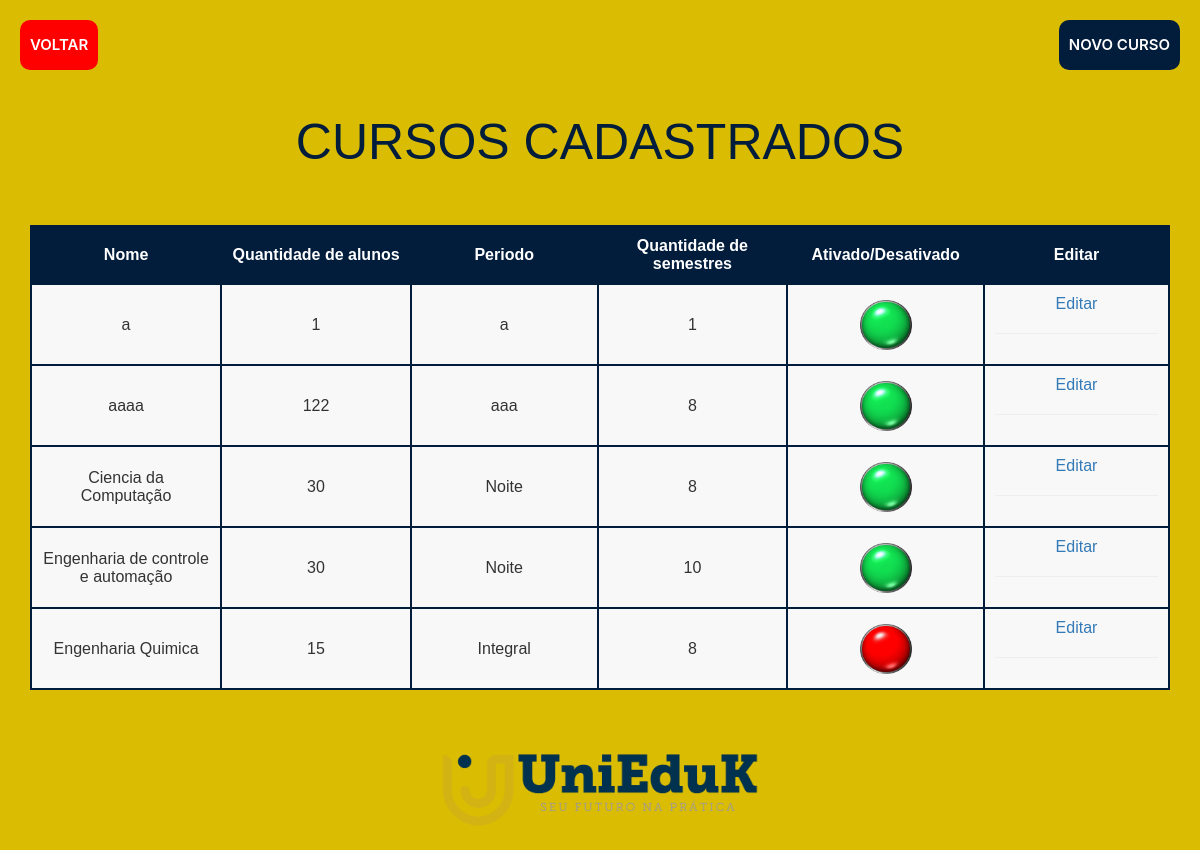
/listaCursos.php, run on the app's committed database.
### tables this page shows
CREATE TABLE `curso` (
  `id` int(11) NOT NULL,
  `nome` varchar(50) NOT NULL,
  `quantidadeAluno` int(11) NOT NULL,
  `periodo` varchar(50) NOT NULL,
  `qtdSemestre` int(11) NOT NULL,
  `statusCurso` int(11) NOT NULL
);

### web/listaCursos.php (the view, shortened to what this page needs)
<?php
include_once("conexao.php");
$result_veiculos = "SELECT * FROM curso ORDER BY nome ASC";
$result_veiculos = mysqli_query ($conn, $result_veiculos);
?>
<html lang="pt-br">
<head>
<link rel="stylesheet" href="https://netdna.bootstrapcdn.com/bootstrap/3.1.1/css/bootstrap.min.css">
<link rel="stylesheet" href="../TCC/CSS/listagem.css">
</head>
<body>
    <div class="buttonExitLoc">
        <button class="button-exit" onclick="history.back()">VOLTAR</button>
    </div>
    <div class="buttonCadastroLoc">
        <button class="button-novoCurso" onclick="location.href='../TCC/cadastrarCurso.php';">NOVO CURSO</button>
    </div>
    <header>
        <h1>CURSOS CADASTRADOS</h1>
    </header>
    <div class="container-fluid inner">
        <table class="tableizer-table">
            <tr class="tableizer-firstrow">
                <th>Nome</th>
                <th>Quantidade de alunos</th>
                <th>Periodo</th>
                <th>Quantidade de semestres</th>
                <th>Ativado/Desativado</th>
                <th>Editar</th>
            </tr>
            <?php
                while($row_veiculo = mysqli_fetch_assoc($result_veiculos)){
                    ?>
                    <tr>
                        <td><?php echo   $row_veiculo['nome'] ;?></td>
                        <td><?php echo  $row_veiculo['quantidadeAluno'] ;?></td>
                        <td><?php echo   $row_veiculo['periodo'] ;?></td>
                        <td><?php echo   $row_veiculo['qtdSemestre'] ;?></td>
                        <td><img height="50px" src="<?php echo  $row_veiculo['statusCurso'] ;?>.gif"/></td>
                        <td><?php echo "<a href='../TCC/editCurso.php?id=" . $row_veiculo['id'] . "'>Editar</a><br><hr>" ;?></td>
                    </tr>
                        <?php
                }?>
        </table>
    </div>
    <footer>
        <div class="logo">
            <img src="imagens/logo.png" id="logo" alt="UNIFAJ" />
        </div>
    </footer>
</body>

### web/CSS/listagem.css (style rules this page uses)
body { font: 400 16px 'Muli', sans-serif !important; margin: 0; padding: 0; background-color: #dabd03; }
header { margin: 0; max-width: 100%; padding: 5px; text-align: center; overflow: auto; }
#logo { width: 30%; text-align: center; }
.logo { text-align: center; }
h1 { text-align: center; font-size: 50px; color: #021c3c; }
.inner { padding: 30px; }
table { margin: 10px auto; }
table > tbody > tr.tableizer-firstrow > th { padding: 10px; background: #021c3c; border: 2px solid #021c3c; color: white; text-align: center; }
body > div.container-fluid.inner > table > tbody > tr > td { border: 2px solid #021c3c; width: 200px; padding: 10px; background: #f8f8f8; text-align: center; }
.buttonExitLoc { position: relative; margin: 20px; }
.buttonCadastroLoc { position:absolute; text-align: center; right: 20px; top: 20px; }
.button-exit { align-items: center; background-color: #ff0000; border: 0; border-radius: 10px; box-sizing: border-box; color: #ffffff; cursor: pointer; display: inline-flex; font-family: -apple-system, system-ui, system-ui, "Segoe UI", Roboto, "Helvetica Neue", "Fira Sans", Ubuntu, Oxygen, "Oxygen Sans", Cantarell, "Droid Sans", "Apple Color Emoji", "Segoe UI Emoji", "Segoe UI Symbol", "Lucida Grande", Helvetica, Arial, sans-serif; font-size: 15px; font-weight: 600; justify-content: center; line-height: 50px; max-width: 480px; min-height: 40px; min-width: 0px; overflow: hidden; padding: 0px; padding-left: 10px; padding-right: 10px; text-align: center; touch-action: manipulation; transition: background-color 0.167s cubic-bezier(0.4, 0, 0.2, 1) 0s, box-shadow 0.167s cubic-bezier(0.4, 0, 0.2, 1) 0s, color 0.167s cubic-bezier(0.4, 0, 0.2, 1) 0s; user-select: none; -webkit-user-select: none; vertical-align: middle; }
.button-novoCurso { align-items: center; background-color: #021c3c; border: 0; border-radius: 10px; box-sizing: border-box; color: #ffffff; cursor: pointer; display: inline-flex; font-family: -apple-system, system-ui, system-ui, "Segoe UI", Roboto, "Helvetica Neue", "Fira Sans", Ubuntu, Oxygen, "Oxygen Sans", Cantarell, "Droid Sans", "Apple Color Emoji", "Segoe UI Emoji", "Segoe UI Symbol", "Lucida Grande", Helvetica, Arial, sans-serif; font-size: 15px; font-weight: 600; justify-content: center; line-height: 50px; max-width: 480px; min-height: 40px; min-width: 0px; overflow: hidden; padding: 0px; padding-left: 10px; padding-right: 10px; text-align: center; touch-action: manipulation; transition: background-color 0.167s cubic-bezier(0.4, 0, 0.2, 1) 0s, box-shadow 0.167s cubic-bezier(0.4, 0, 0.2, 1) 0s, color 0.167s cubic-bezier(0.4, 0, 0.2, 1) 0s; user-select: none; -webkit-user-select: none; vertical-align: middle; }

### data on the page
curso: nome "a", quantidadeAluno "1", periodo "a", qtdSemestre "1"
curso: nome "aaaa", quantidadeAluno "122", periodo "aaa", qtdSemestre "8"
curso: nome "Ciencia da Computação", quantidadeAluno "30", periodo "Noite", qtdSemestre "8"
curso: nome "Engenharia de controle e automação", quantidadeAluno "30", periodo "Noite", qtdSemestre "10"
curso: nome "Engenharia Quimica", quantidadeAluno "15", periodo "Integral", qtdSemestre "8", shows a picture
